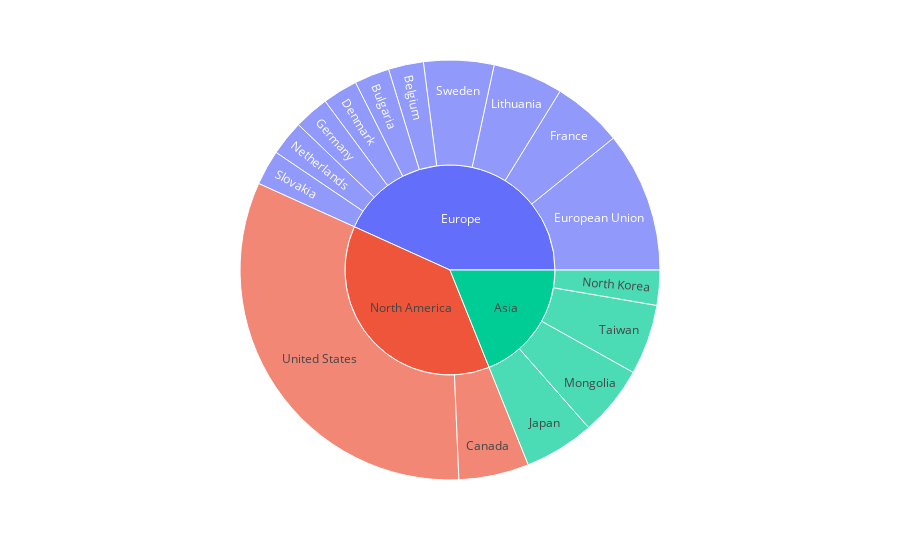

The cell this chart's notebook holds for it:
### Code cell
import plotly.express as px

fig = px.sunburst(sunburst, path=['Continent', 'Country'], values='Count', hover_data=['Percentage'])
fig.show()

### Figure 1 — Plotly figure (JSON) as saved in the notebook; plotly's stock layout.template omitted (floating-point values rounded to 4 significant figures)
{"data": [{"branchvalues": "total", "customdata": [[2.703], [2.703], [5.405], [2.703], [10.81], [5.405], [2.703], [5.405], [5.405], [5.405], [2.703], [2.703], [2.703], [5.405], [5.405], [32.43], ["(?)"], ["(?)"], ["(?)"]], "domain": {"x": [0, 1], "y": [0, 1]}, "hovertemplate": "labels=%{label}<br>Count=%{value}<br>parent=%{parent}<br>id=%{id}<br>Percentage=%{customdata[0]}<extra></extra>", "ids": ["Europe/Belgium", "Europe/Bulgaria", "North America/Canada", "Europe/Denmark", "Europe/European Union", "Europe/France", "Europe/Germany", "Asia/Japan", "Europe/Lithuania", "Asia/Mongolia", "Europe/Netherlands", "Asia/North Korea", "Europe/Slovakia", "Europe/Sweden", "Asia/Taiwan", "North America/United States", "Asia", "Europe", "North America"], "labels": ["Belgium", "Bulgaria", "Canada", "Denmark", "European Union", "France", "Germany", "Japan", "Lithuania", "Mongolia", "Netherlands", "North Korea", "Slovakia", "Sweden", "Taiwan", "United States", "Asia", "Europe", "North America"], "name": "", "parents": ["Europe", "Europe", "North America", "Europe", "Europe", "Europe", "Europe", "Asia", "Europe", "Asia", "Europe", "Asia", "Europe", "Europe", "Asia", "North America", "", "", ""], "type": "sunburst", "values": [1, 1, 2, 1, 4, 2, 1, 2, 2, 2, 1, 1, 1, 2, 2, 12, 7, 16, 14]}], "layout": {"legend": {"tracegroupgap": 0}, "margin": {"t": 60}}}
